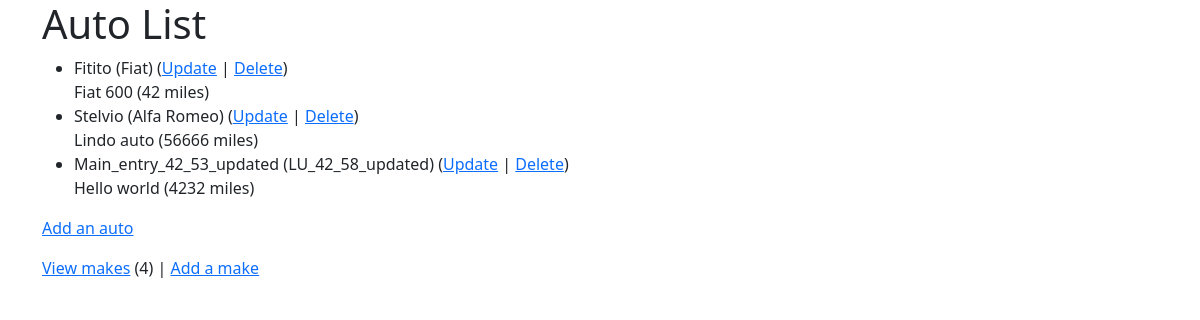
The page /autos/ (signed in) on the database its author committed.
### autos/models.py (models this page shows, shortened)
class Auto(models.Model):
    nickname = models.CharField(
            max_length=200,
            validators=[MinLengthValidator(2, "Nickname must be greater than 1 character")]
    )
    mileage = models.PositiveIntegerField()
    comments = models.CharField(max_length=300)
    make = models.ForeignKey('Make', on_delete=models.CASCADE, null=False)

class Make(models.Model):
    name = models.CharField(
            max_length=200,
            help_text='Enter a make (e.g. Dodge)',
            validators=[MinLengthValidator(2, "Make must be greater than 1 character")]
    )
    def __str__(self):
        return self.name

### autos/views.py (the view)
# urls.py: path('', views.MainView.as_view(), name='all'),
class MainView(LoginRequiredMixin, View):
    def get(self, request):
        mc = Make.objects.count()
        al = Auto.objects.all()
        ctx = {'make_count': mc, 'auto_list': al}
        return render(request, 'autos/auto_list.html', ctx)

### home/context_processors.py (called while the page is built)
def settings(request):
    return {
        'settings': django_settings,
    }

### autos/templates/autos/auto_list.html
{% extends "base_bootstrap.html" %}
{% block content %}
  <h1>Auto List</h1>
  {% if auto_list %}
  <ul>
    {% for auto in auto_list %}
      <li>
          {{ auto.nickname }} ({{ auto.make }})
          (<a href="{% url 'autos:auto_update' auto.id %}">Update</a> |
          <a href="{% url 'autos:auto_delete' auto.id %}">Delete</a>) <br/>
          {{ auto.comments }} ({{ auto.mileage }} miles)
      </li>
    {% endfor %}
  </ul>
  {% else %}
    <p>There are no autos in the library.</p>
  {% endif %}
  <p>
    {% if make_count > 0 %}
      <a href="{% url 'autos:auto_create' %}">Add an auto</a>
    {% else %}
      Please add a make before you add an auto.
    {% endif %}
  </p>
  <p>
  <a href="{% url 'autos:make_list' %}">View makes</a> ({{ make_count }}) |
    <a href="{% url 'autos:make_create' %}">Add a make</a>
  </p>
{% endblock %}

### rows shown on the page
Auto: nickname "Fitito", make "Fiat", comments "Fiat 600", mileage "42"
Auto: nickname "Stelvio", make "Alfa Romeo", comments "Lindo auto", mileage "56666"
Auto: nickname "Main_entry_42_53_updated", make "LU_42_58_updated", comments "Hello world", mileage "4232"

### other values the page prints
{{ make_count }} "4"
